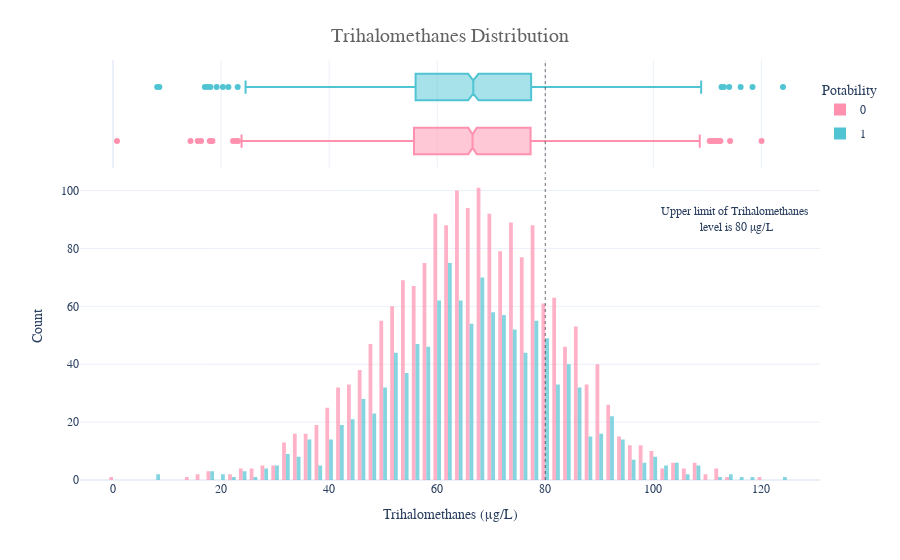

Write notebook code for a chart like this one.
### Markdown cell above
Trihalomethanes: Trihalomethanes (THMs) are the result of a reaction between the chlorine used for disinfecting tap water and natural organic matter in the water. At elevated levels, THMs have been associated with negative health effects such as cancer and adverse reproductive outcomes.

### Code cell
fig = px.histogram(df,x='Trihalomethanes',y=Counter(df['Trihalomethanes']),color='Potability',template='plotly_white',
                  marginal='box',opacity=0.7,nbins=100,color_discrete_sequence=[colors_pink[3],colors_blue[3]],
                  barmode='group',histfunc='count')

fig.add_vline(x=80, line_width=1, line_color=colors_dark[1],line_dash='dot',opacity=0.7)

fig.add_annotation(text='Upper limit of Trihalomethanes<br> level is 80 μg/L',x=115,y=90,showarrow=False)

fig.update_layout(
    font_family='monospace',
    title=dict(text='Trihalomethanes Distribution',x=0.5,y=0.95,
               font=dict(color=colors_dark[2],size=20)),
    xaxis_title_text='Trihalomethanes (μg/L)',
    yaxis_title_text='Count',
    legend=dict(x=1,y=0.96,bordercolor=colors_dark[4],borderwidth=0,tracegroupgap=5),
    bargap=0.3,
)
fig.show()

### Figure 1 — Plotly figure (JSON) as saved in the notebook; plotly's stock layout.template omitted (floating-point values rounded to 4 significant figures; data arrays with more than 128 entries replaced by an {"elided": "..."} marker saying what was removed)
{"data": [{"alignmentgroup": "True", "bingroup": "x", "histfunc": "count", "hovertemplate": "Potability=0<br>Trihalomethanes=%{x}<br>count=%{y}<extra></extra>", "legendgroup": "0", "marker": {"color": "#FF91AF", "opacity": 0.7, "pattern": {"shape": ""}}, "name": "0", "nbinsx": 100, "offsetgroup": "0", "orientation": "v", "showlegend": true, "type": "histogram", "x": {"elided": "1998 float values"}, "xaxis": "x", "y": {"elided": "1998 int values"}, "yaxis": "y"}, {"alignmentgroup": "True", "hovertemplate": "Potability=0<br>Trihalomethanes=%{x}<extra></extra>", "legendgroup": "0", "marker": {"color": "#FF91AF"}, "name": "0", "notched": true, "offsetgroup": "0", "showlegend": false, "type": "box", "x": {"elided": "1998 float values"}, "xaxis": "x2", "yaxis": "y2"}, {"alignmentgroup": "True", "bingroup": "x", "histfunc": "count", "hovertemplate": "Potability=1<br>Trihalomethanes=%{x}<br>count=%{y}<extra></extra>", "legendgroup": "1", "marker": {"color": "#51C4D3", "opacity": 0.7, "pattern": {"shape": ""}}, "name": "1", "nbinsx": 100, "offsetgroup": "1", "orientation": "v", "showlegend": true, "type": "histogram", "x": {"elided": "1278 float values"}, "xaxis": "x", "y": {"elided": "1278 int values"}, "yaxis": "y"}, {"alignmentgroup": "True", "hovertemplate": "Potability=1<br>Trihalomethanes=%{x}<extra></extra>", "legendgroup": "1", "marker": {"color": "#51C4D3"}, "name": "1", "notched": true, "offsetgroup": "1", "showlegend": false, "type": "box", "x": {"elided": "1278 float values"}, "xaxis": "x2", "yaxis": "y2"}], "layout": {"annotations": [{"showarrow": false, "text": "Upper limit of Trihalomethanes<br> level is 80 μg/L", "x": 115, "y": 90}], "bargap": 0.3, "barmode": "group", "font": {"family": "monospace"}, "legend": {"bordercolor": "#DADADA", "borderwidth": 0, "title": {"text": "Potability"}, "tracegroupgap": 5, "x": 1, "y": 0.96}, "margin": {"t": 60}, "shapes": [{"line": {"color": "#313131", "dash": "dot", "width": 1}, "opacity": 0.7, "type": "line", "x0": 80, "x1": 80, "xref": "x", "y0": 0, "y1": 1, "yref": "y domain"}, {"line": {"color": "#313131", "dash": "dot", "width": 1}, "opacity": 0.7, "type": "line", "x0": 80, "x1": 80, "xref": "x2", "y0": 0, "y1": 1, "yref": "y2 domain"}], "title": {"font": {"color": "#636363", "size": 20}, "text": "Trihalomethanes Distribution", "x": 0.5, "y": 0.95}, "xaxis": {"anchor": "y", "domain": [0, 1], "title": {"text": "Trihalomethanes (μg/L)"}}, "xaxis2": {"anchor": "y2", "domain": [0, 1], "matches": "x", "showgrid": true, "showticklabels": false}, "yaxis": {"anchor": "x", "domain": [0, 0.7326], "title": {"text": "Count"}}, "yaxis2": {"anchor": "x2", "domain": [0.7426, 1], "matches": "y2", "showgrid": false, "showline": false, "showticklabels": false, "ticks": ""}}}
